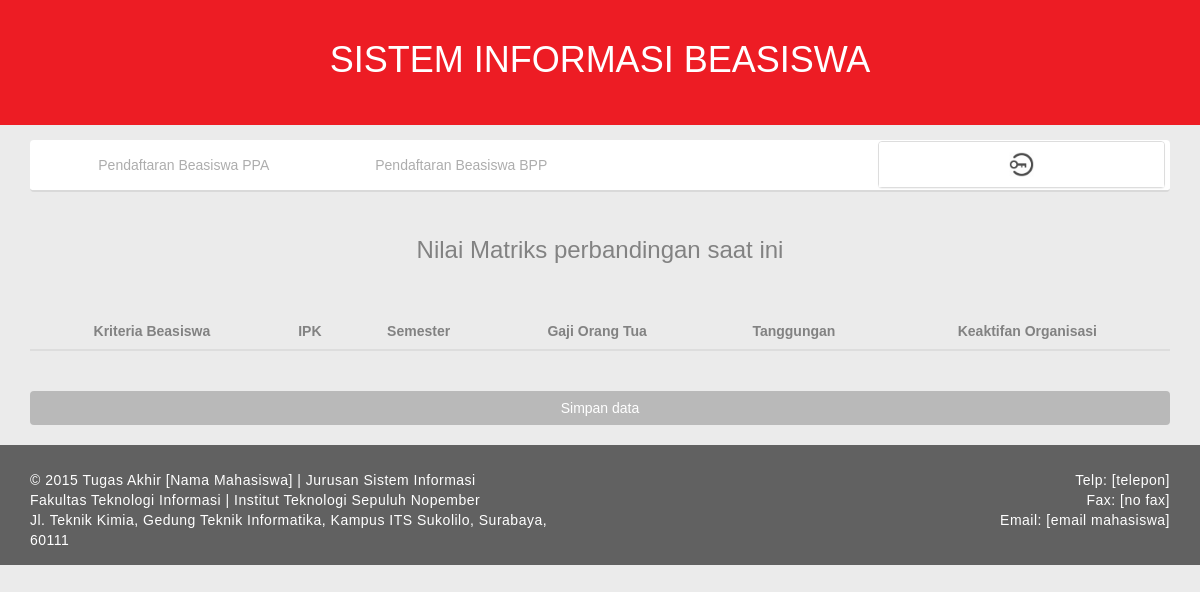
The page /index.php/admin/setting_matriks on the database as committed earlier.
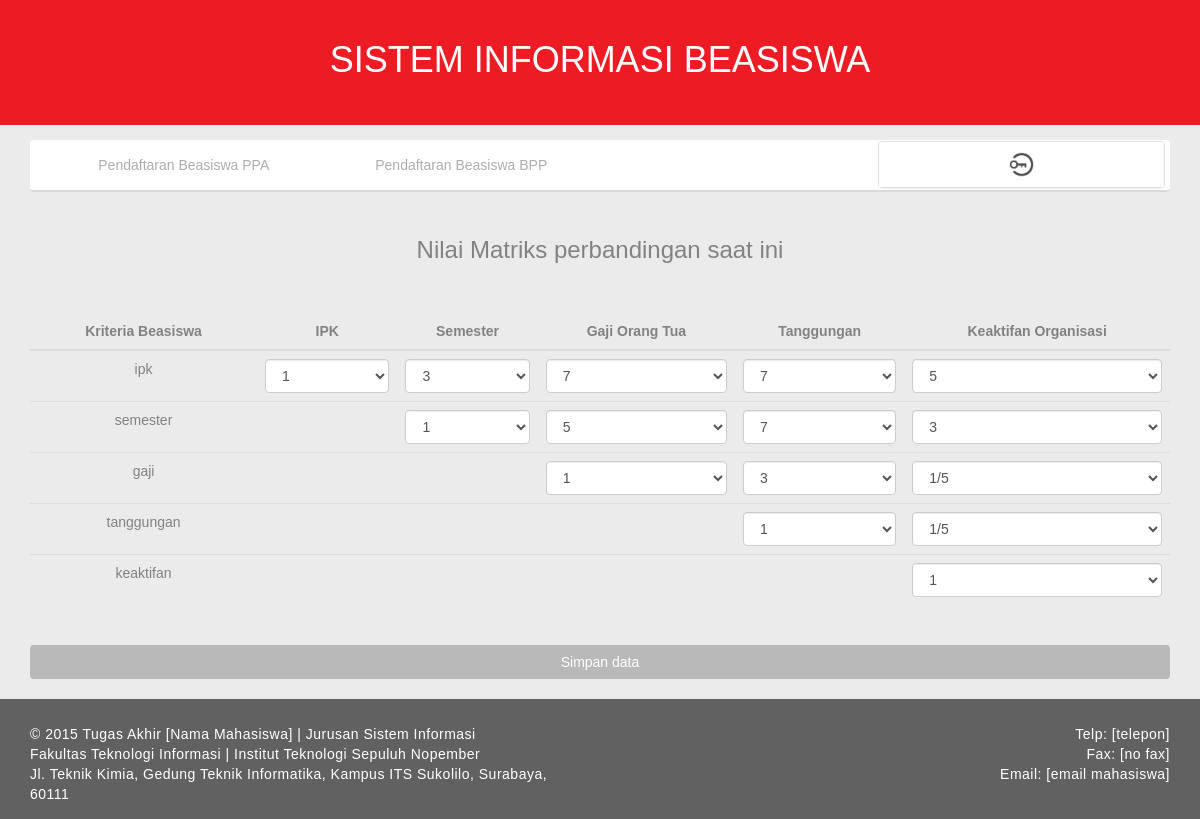
The same page on the database as committed later.
### tables this page shows
CREATE TABLE `matriks_ahp` (
  `id` varchar(255) DEFAULT NULL,
  `ipk` float DEFAULT NULL,
  `semester` float DEFAULT NULL,
  `gaji` float DEFAULT NULL,
  `tanggungan` float DEFAULT NULL,
  `keaktifan` float DEFAULT NULL
);

### application/controllers/admin.php (called while the page is built, shortened)
<?php if ( ! defined('BASEPATH')) exit('No direct script access allowed');
class Admin extends CI_Controller {
	public function __construct()
	{
		$this->load->library('session');
	}
	public function setting_matriks()
	{
		$this->load->database('beasiswa');
		$this->load->model('Beasiswa_models','bea');
		$this->load->view('layout/header',array('display'=>'setting_matriks'));
		$this->load->view('admin/setting_matriks',array('status'=>1,'data'=>$this->bea->nilai_matriks('value_only')));
		$this->load->view('layout/footer');
	}
}

### index.php (called while the page is built, shortened)
<?php
require_once BASEPATH.'core/CodeIgniter.php';

### application/models/Beasiswa_models.php (called while the page is built, shortened)
<?php
class Beasiswa_models extends CI_Model {
   public function nilai_matriks($par)
   {
      $count=1;
      if($par=='value_only')
         $this->db->limit(5);
      $sql = $this->db->get_where('matriks_ahp');
      foreach ($sql->result() as $row) {
            $kriteria[$count++]=array('kriteria'=>$row->id,'ipk'=>$row->ipk,'semester'=>$row->semester,'gaji'=>$row->gaji,'tanggungan'=>$row->tanggungan,'keaktifan'=>$row->keaktifan);
      }
      return $kriteria;
   }
}
?>

### application/views/Admin/setting_matriks.php (the view, shortened to what this page needs)
<div class="col-md-12" style="background:none;text-align:center;">
	<h3>Nilai Matriks perbandingan saat ini</h3><br><br>
	<table class="table" style="text-align:center;">
		<thead>
			<tr>
				<th style="text-align:center;">Kriteria Beasiswa</th>
				<th style="text-align:center;">IPK</th>
				<th style="text-align:center;">Semester</th>
				<th style="text-align:center;">Gaji Orang Tua</th>
				<th style="text-align:center;">Tanggungan</th>
				<th style="text-align:center;">Keaktifan Organisasi</th>
			</tr>
		</thead>
		<tbody>
		<form action="<?php echo base_url(); ?>admin/simpan_matriks" method="POST">
		<?php $count=5;foreach ($data as $key => $value) {
			if ($value['kriteria']!='cr') {?>
			<tr>
				<td><?php echo $value['kriteria'];?></td>
				<?php if($count>=5){?>
				<td>
					<select class="form-control" name="ipk<?php echo $count;?>" value="<?php echo $ipk_ipk;?>">
                      <option value="1"<?php  if($value['ipk']==1)echo "selected";?>>1</option>
                    </select>
				</td>
				<?php }else{?>
				<td></td>
				<?php }if($count>=4){?>
				<td>
					<select class="form-control" name="semester<?php echo $count;?>" value="<?php echo $ipk_ipk;?>">
                      <option value="3"<?php  if($value['semester']==3)echo "selected";?>>3</option>
                      <option value="1"<?php  if($value['semester']==1)echo "selected";?>>1</option>
                    </select>
				</td>
				<?php }else{?>
				<td></td>
				<?php }if($count>=3){?>
				<td>
					<select class="form-control" name="gaji<?php echo $count;?>" value="<?php echo $ipk_ipk;?>">
                      <option value="7"<?php  if($value['gaji']==7)echo "selected";?>>7</option>
                      <option value="5"<?php  if($value['gaji']==5)echo "selected";?>>5</option>
                      <option value="1"<?php  if($value['gaji']==1)echo "selected";?>>1</option>
                    </select>
				</td>
				<?php }else{?>
				<td></td>
				<?php }if($count>=2){?>
				<td>
					<select class="form-control" name="tanggungan<?php echo $count;?>" value="<?php echo $ipk_ipk;?>">
                      <option value="7"<?php  if($value['tanggungan']==7)echo "selected";?>>7</option>
                      <option value="3"<?php  if($value['tanggungan']==3)echo "selected";?>>3</option>
                      <option value="1"<?php  if($value['tanggungan']==1)echo "selected";?>>1</option>
                    </select>
				</td>
				<?php }else{?>
				<td></td>
				<?php }if($count>=1){?>
				<td>
					<select class="form-control" name="keaktifan<?php echo $count;?>" value="<?php echo $ipk_ipk;?>">
                      <option value="5"<?php  if($value['keaktifan']==5)echo "selected";?>>5</option>
                      <option value="3"<?php  if($value['keaktifan']==3)echo "selected";?>>3</option>
                      <option value="1"<?php  if($value['keaktifan']==1)echo "selected";?>>1</option>
                      <option value="<?php echo 1/5?>"<?php  if($value['keaktifan']==1/5)echo "selected";?>>1/5</option>
                    </select>
				</td>
				<?php }else{?>
				<td></td>
			</tr>
			<?php }}else{?>
			<tr>
				<td rowspan="6"><?php echo "Nilai CR (Rasio konsistensi) = ".$value['ipk']." ";?></td>
			</tr>
		<?php }$count--;}?>
		</tbody>
	</table>
	<input type="submit" id="submit-btn" class="btn col-sm-12" style="color:white;background-color:#B9B9B9;margin-top:20px;" value="Simpan data">
	</div>

### application/views/layout/header.php (shortened to what this page needs)
<!DOCTYPE html>
<html>
<head>
	<link rel="stylesheet" href="<?php echo base_url(); ?>static/css/bootstrap.min.css">
	<link href='<?php echo base_url(); ?>static/css/font.css' rel='stylesheet' type='text/css'>
	<link href='<?php echo base_url(); ?>static/css/font2.css' rel='stylesheet' type='text/css'>
	<link href='<?php echo base_url(); ?>static/css/rbtc.css' rel='stylesheet' type='text/css'>
	<link href='<?php echo base_url(); ?>static/css/kp.css' rel='stylesheet' type='text/css'>
</head>
<body style="padding-top: 20px;">
	<div class="container">
			<div class="top_box" style="background-color:#ED1C24;"></div>
			<h1 class="title text-center" >Sistem Informasi Beasiswa</h1>
			<nav style="margin-top:60px;"  class="navbar navbar-default">
				<div class="container-fluid">
					<div class="collapse navbar-collapse" id="bs-example-navbar-collapse-1">
					<ul class="nav navbar-nav">
						<?php if($this->session->userdata('privilege') && $this->session->userdata('privilege')=='pegawai'){?>
							<li><a <?php if($display=='proses_seleksi') echo "class='active'";?> href="<?php echo base_url(); ?>pegawai/proses_seleksi_ppa">Proses Seleksi</a></li>
							<li><a <?php if($display=='hasil_seleksi') echo "class='active'";?> href="<?php echo base_url(); ?>pegawai/hasil_seleksi_ppa">Hasil Seleksi</a></li>
						<?php }else{ ?>
							<li><a <?php if($display=='form_ppa') echo "class='active'";?> href="<?php echo base_url(); ?>mahasiswa/form_ppa">Pendaftaran Beasiswa PPA</a></li>
							<li><a <?php if($display=='form_bpp') echo "class='active'";?> href="<?php echo base_url(); ?>mahasiswa/form_bpp">Pendaftaran Beasiswa BPP</a></li>
						<?php }?>
						<li style="float:right;z-index:99999;ba">
							<div style="margin-right:-10px;margin-top:<?php if($this->session->userdata('privilege')) echo "5px"; else echo "1px";?>;margin-bottom:-400px;" class="panel-group" role="tablist">
								<div class="panel panel-default">
									<div class="panel-heading" role="tab" style="text-align:center;">
										<h4 class="panel-title">
											<a class="collapsed" role="button" data-toggle="collapse" href="#collapseListGroup" aria-expanded="false" aria-controls="collapseListGroup1">
												<?php if($this->session->userdata('privilege') && $this->session->userdata('privilege')=='pegawai'){?>
													Pegawai
												<?php }else if($this->session->userdata('privilege') && $this->session->userdata('privilege')=='admin'){?>
													Admin
												<?php }else{?>
													<img style="width:25px;height:25px;" src="<?php echo base_url();?>static/img/login.png">
												<?php }?>
											</a>
										</h4>
									</div>
								</div>
							</div>
						</li>
					</ul>
					</div>
				</div>
			</nav>
			<div class="row">

### application/views/layout/footer.php
		</div>
	</div>
	<footer style="">
		<div class="container">
			<div class="row">
				<div class="col-md-6">
					&copy; <?php echo date('Y'); ?> Tugas Akhir [Nama Mahasiswa] | Jurusan Sistem Informasi<br>
					Fakultas Teknologi Informasi | Institut Teknologi Sepuluh Nopember<br>
					Jl. Teknik Kimia, Gedung Teknik Informatika, Kampus ITS Sukolilo, Surabaya, 60111<br />
				</div>
				<div class="col-md-6 text-right">
					Telp: [telepon]<br />
					Fax: [no fax]<br />
					Email: [email mahasiswa]
				</div>
			</div>
		</div>
	</footer>
</body>
</html>

### static/css/rbtc.css (style rules this page uses)
body { background: #EBEBEB; font-family: 'Source Sans Pro', sans-serif; color: rgb(130, 130, 130); }
a { color: rgb(36, 183, 186); }
.navbar-nav { width: 100%; }
.nav>li { width: 25%; }
.navbar-default { background-color: #ffffff; }
.panel-default>.panel-heading { background-color: #ffffff; color: rgb(130, 130, 130); }
.navbar.navbar-default { border-top: none; border-left: none; border-right: none; margin-bottom: 25px; border-bottom: 2px solid rgb(217,217,217); }
.navbar.navbar-default .container-fluid .navbar-collapse { padding-left: 0px; padding-right: 0px; }
.navbar-default .navbar-nav>li>a { padding-left: 30px; padding-right: 30px; color: rgb(173, 173, 173); text-align: center; }
.top_box { position: absolute; top: 0px; left: 0; width: 100%; height: 125px; background: #00A6CC; z-index: -999; }
.title { color: #ffffff; margin-bottom: 17px; text-transform: uppercase; font-weight: 100; }
footer { margin-top: 20px; padding-bottom: 15px; padding-top: 25px; color: #ffffff; background-color: #616161; font-weight: 100; letter-spacing: 0.5px; }

Rows that differ between the two databases and show on the page:
added matriks_ahp: id "ipk", ipk5 "1", semester5 "3", gaji5 "7", tanggungan5 "7", keaktifan5 "5"
added matriks_ahp: id "semester", semester4 "1", gaji4 "5", tanggungan4 "7", keaktifan4 "3"
added matriks_ahp: id "gaji", gaji3 "1", tanggungan3 "3", keaktifan3 "1/5"
added matriks_ahp: id "tanggungan", tanggungan2 "1", keaktifan2 "1/5"
added matriks_ahp: id "keaktifan", keaktifan1 "1"
